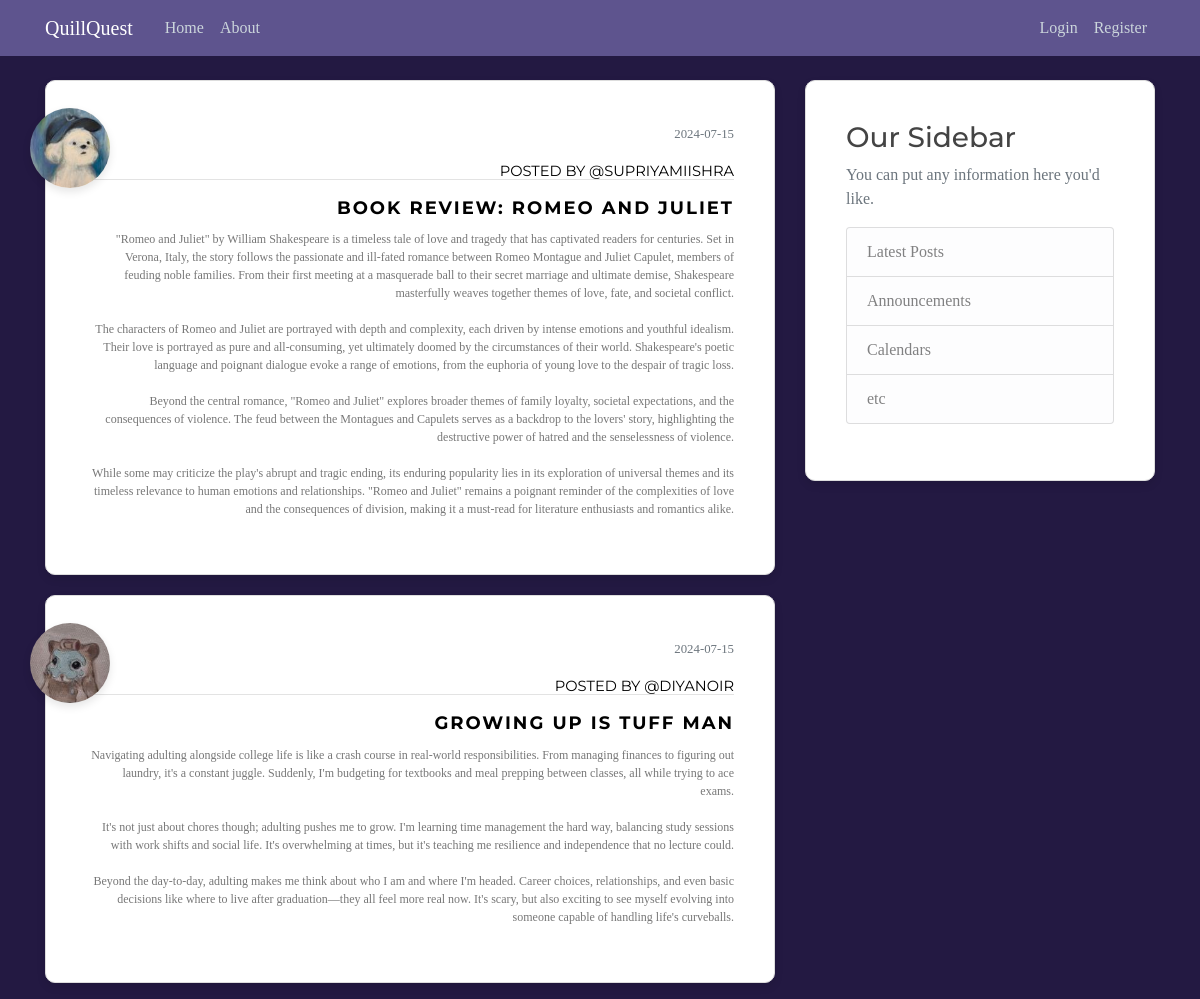
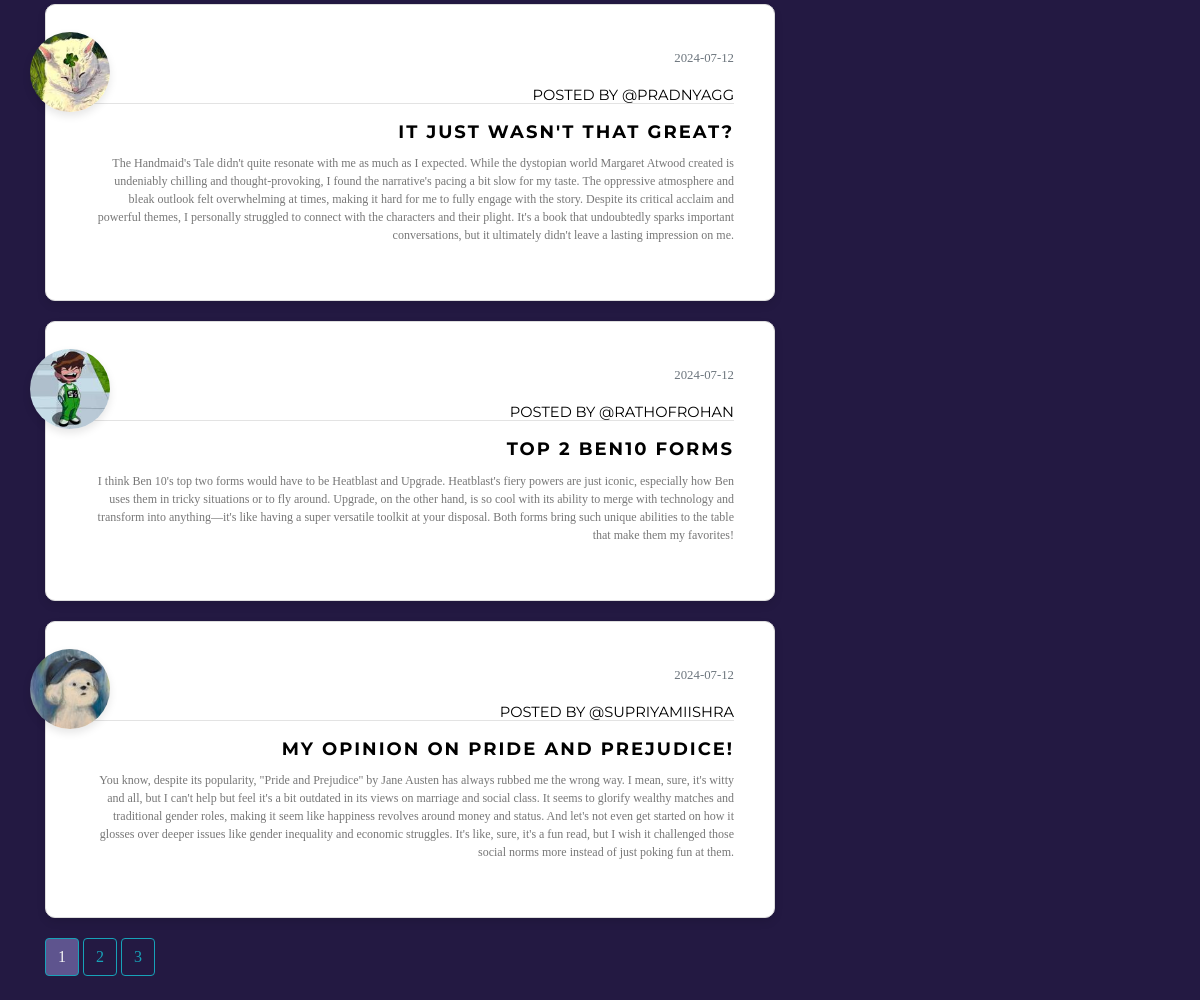
The app's page /home, older data (2 pictures, top to bottom).
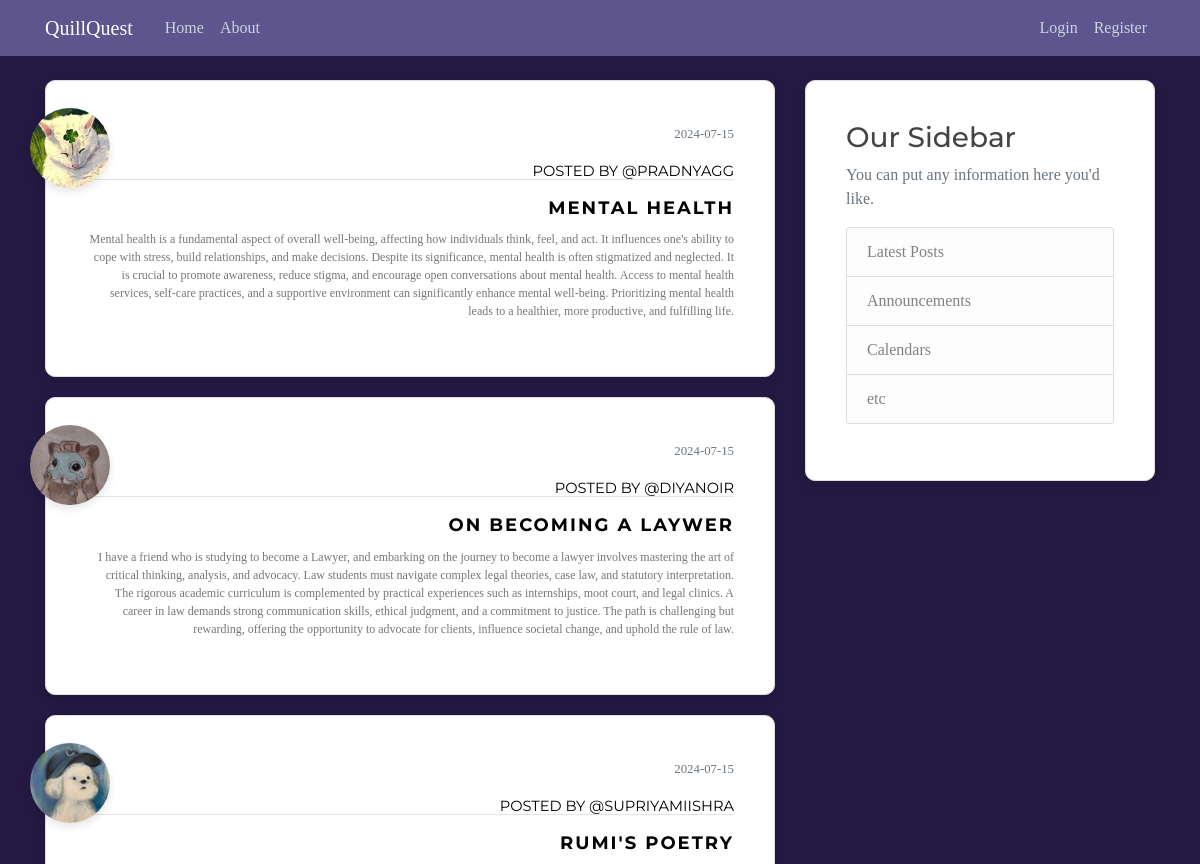
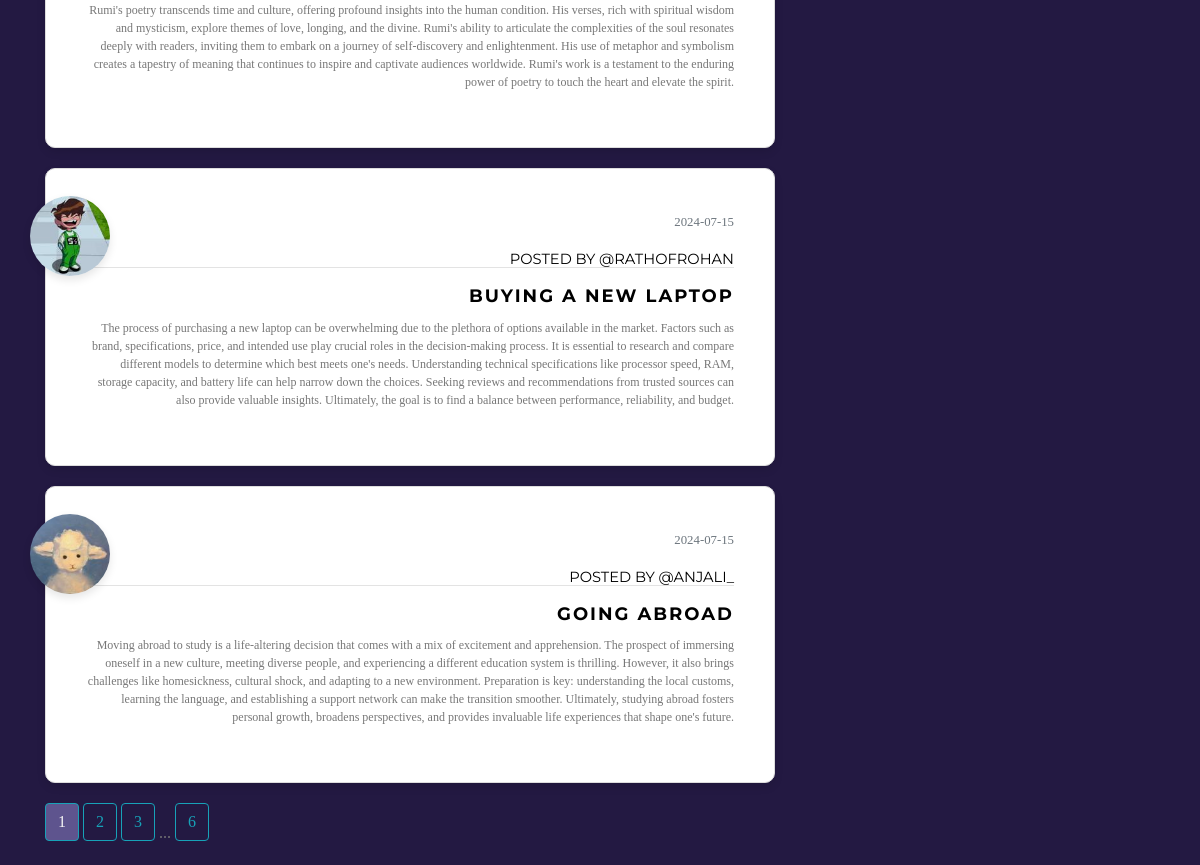
The same page, newer data (2 pictures, top to bottom).
### flaskblog/models.py (models this page shows, shortened)
class Post(db.Model):
    __tablename__ = "post"
    id = db.Column(db.Integer, primary_key= True )
    title = db.Column(db.String(100), nullable= False)
    date_posted= db.Column(db.DateTime, nullable= False, default= datetime.utcnow ) # no (): function as arguement; not current time
    content = db.Column(db.Text, nullable= False)
    user_id = db.Column( db.Integer, db.ForeignKey('user.id'), nullable = False) #lowercase user not class; table and column name

class User(db.Model, UserMixin): #import from db.Model
    __tablename__ = "user"
    id = db.Column(db.Integer, primary_key= True )
    username = db.Column(db.String(20), unique= True, nullable= False)
    email = db.Column(db.String(120), unique= True, nullable= False)
    image_file = db.Column(db.String(120), nullable= False, default = 'default.jpeg') #hashing for length
    password = db.Column(db.String(60), nullable= False)
    posts = db.relationship ('Post', backref = 'author', lazy =  True) #one-to-many relationship; backref: author attribute to get user of post ; lazy: loads in one go

### flaskblog/main/routes.py (the view)
@main.route("/")
@main.route("/home")
def home():
    page = request.args.get('page', 1, type=int)
    posts = Post.query.order_by(Post.date_posted.desc()).paginate(page=page, per_page=5)
    return render_template('home.html', posts=posts)

### flaskblog/templates/home.html
{% extends "layout.html" %}
{% block content %}
    {% for post in posts.items %}
      <article class="media content-section">
        <img class="rounded-circle article-img" style="width: 80px; height: 80px; box-shadow: 0 4px 8px rgba(0, 0, 0, 0.1);" src="{{ url_for('static', filename='profile_pics/' + post.author.image_file) }}">
        <div class="media-body" style="text-align: right;">
            <div class="article-metadata">
              <small class="text-muted"> {{ post.date_posted.strftime('%Y-%m-%d') }}</small>
              <br>
              <a style="font-size: 11pt;" href="{{  url_for('users.user_posts', username=post.author.username)  }}"> posted by @{{ post.author.username }} </a>
            </div>
            <h2> <a class="article-title"  style="font-weight:bold;" href="{{ url_for('posts.post', post_id=post.id) }}">{{ post.title }}</a> </h2>
            <p class="article-content">{{ post.content }}</p>
        </div>
      </article>
    {% endfor %}
    {% for page_num in posts.iter_pages( left_edge = 1, right_edge=1, left_current=1, right_current=2 ) %}
      {% if page_num %}
        {% if posts.page == page_num %}
        <a class="btn btn-info mb-4" style="color: whitesmoke; background-color: #5e548e;"  href="{{ url_for('main.home', page=page_num) }}">{{ page_num }}</a>
        {% else %}
          <a class="btn btn-outline-info mb-4" href="{{ url_for('main.home', page=page_num) }}">{{ page_num }}</a>
        {% endif %}
      {% else %}
        ...
      {% endif %}
    {% endfor %}
{% endblock %}

Row changes from the older to the newer data that the page shows:
no longer on this page (row unchanged): Post: image_file (picture), date_posted "2024-07-15", author.username "SUPRIYAMIISHRA", title "BOOK REVIEW: ROMEO AND JULIET", content "\"Romeo and Juliet\" by William Shakespeare is a timeless tale of love and tragedy that has captivated readers for centuries. Set in Verona, Italy, the story follows the passionate and ill-fated romance between Romeo Montague and Juliet Capulet, members of feuding noble families. From their first meeting at a masquerade ball to their secret marriage and ultimate demise, Shakespeare masterfully weaves together themes of love, fate, and societal conflict. The characters of Romeo and Juliet are portrayed with depth and complexity, each driven by intense emotions and youthful idealism. Their love is portrayed as pure and all-consuming, yet ultimately doomed by the circumstances of their world.…"
no longer on this page (row unchanged): Post: image_file (picture), date_posted "2024-07-15", author.username "DIYANOIR", title "GROWING UP IS TUFF MAN", content "Navigating adulting alongside college life is like a crash course in real-world responsibilities. From managing finances to figuring out laundry, it's a constant juggle. Suddenly, I'm budgeting for textbooks and meal prepping between classes, all while trying to ace exams. It's not just about chores though; adulting pushes me to grow. I'm learning time management the hard way, balancing study sessions with work shifts and social life. It's overwhelming at times, but it's teaching me resilience and independence that no lecture could. Beyond the day-to-day, adulting makes me think about who I am and where I'm headed. Career choices, relationships, and even basic decisions like where to live…"
no longer on this page (row unchanged): Post: image_file (picture), date_posted "2024-07-12", author.username "PRADNYAGG", title "IT JUST WASN'T THAT GREAT?", content "The Handmaid's Tale didn't quite resonate with me as much as I expected. While the dystopian world Margaret Atwood created is undeniably chilling and thought-provoking, I found the narrative's pacing a bit slow for my taste. The oppressive atmosphere and bleak outlook felt overwhelming at times, making it hard for me to fully engage with the story. Despite its critical acclaim and powerful themes, I personally struggled to connect with the characters and their plight. It's a book that undoubtedly sparks important conversations, but it ultimately didn't leave a lasting impression on me."
no longer on this page (row unchanged): Post: image_file (picture), date_posted "2024-07-12", author.username "RATHOFROHAN", title "TOP 2 BEN10 FORMS", content "I think Ben 10's top two forms would have to be Heatblast and Upgrade. Heatblast's fiery powers are just iconic, especially how Ben uses them in tricky situations or to fly around. Upgrade, on the other hand, is so cool with its ability to merge with technology and transform into anything—it's like having a super versatile toolkit at your disposal. Both forms bring such unique abilities to the table that make them my favorites!"
no longer on this page (row unchanged): Post: image_file (picture), date_posted "2024-07-12", author.username "SUPRIYAMIISHRA", title "MY OPINION ON PRIDE AND PREJUDICE!", content "You know, despite its popularity, \"Pride and Prejudice\" by Jane Austen has always rubbed me the wrong way. I mean, sure, it's witty and all, but I can't help but feel it's a bit outdated in its views on marriage and social class. It seems to glorify wealthy matches and traditional gender roles, making it seem like happiness revolves around money and status. And let's not even get started on how it glosses over deeper issues like gender inequality and economic struggles. It's like, sure, it's a fun read, but I wish it challenged those social norms more instead of just poking fun at them."
added Post: image_file (picture), date_posted "2024-07-15", author.username "PRADNYAGG", title "MENTAL HEALTH", content "Mental health is a fundamental aspect of overall well-being, affecting how individuals think, feel, and act. It influences one's ability to cope with stress, build relationships, and make decisions. Despite its significance, mental health is often stigmatized and neglected. It is crucial to promote awareness, reduce stigma, and encourage open conversations about mental health. Access to mental health services, self-care practices, and a supportive environment can significantly enhance mental well-being. Prioritizing mental health leads to a healthier, more productive, and fulfilling life."
added Post: image_file (picture), date_posted "2024-07-15", author.username "DIYANOIR", title "ON BECOMING A LAYWER", content "I have a friend who is studying to become a Lawyer, and embarking on the journey to become a lawyer involves mastering the art of critical thinking, analysis, and advocacy. Law students must navigate complex legal theories, case law, and statutory interpretation. The rigorous academic curriculum is complemented by practical experiences such as internships, moot court, and legal clinics. A career in law demands strong communication skills, ethical judgment, and a commitment to justice. The path is challenging but rewarding, offering the opportunity to advocate for clients, influence societal change, and uphold the rule of law."
added Post: image_file (picture), date_posted "2024-07-15", author.username "SUPRIYAMIISHRA", title "RUMI'S POETRY", content "Rumi's poetry transcends time and culture, offering profound insights into the human condition. His verses, rich with spiritual wisdom and mysticism, explore themes of love, longing, and the divine. Rumi's ability to articulate the complexities of the soul resonates deeply with readers, inviting them to embark on a journey of self-discovery and enlightenment. His use of metaphor and symbolism creates a tapestry of meaning that continues to inspire and captivate audiences worldwide. Rumi's work is a testament to the enduring power of poetry to touch the heart and elevate the spirit."
added Post: image_file (picture), date_posted "2024-07-15", author.username "RATHOFROHAN", title "BUYING A NEW LAPTOP", content "The process of purchasing a new laptop can be overwhelming due to the plethora of options available in the market. Factors such as brand, specifications, price, and intended use play crucial roles in the decision-making process. It is essential to research and compare different models to determine which best meets one's needs. Understanding technical specifications like processor speed, RAM, storage capacity, and battery life can help narrow down the choices. Seeking reviews and recommendations from trusted sources can also provide valuable insights. Ultimately, the goal is to find a balance between performance, reliability, and budget."
added Post: image_file (picture), date_posted "2024-07-15", author.username "ANJALI_", title "GOING ABROAD", content "Moving abroad to study is a life-altering decision that comes with a mix of excitement and apprehension. The prospect of immersing oneself in a new culture, meeting diverse people, and experiencing a different education system is thrilling. However, it also brings challenges like homesickness, cultural shock, and adapting to a new environment. Preparation is key: understanding the local customs, learning the language, and establishing a support network can make the transition smoother. Ultimately, studying abroad fosters personal growth, broadens perspectives, and provides invaluable life experiences that shape one's future."
Text that changed along with them:
new list line: "6"
